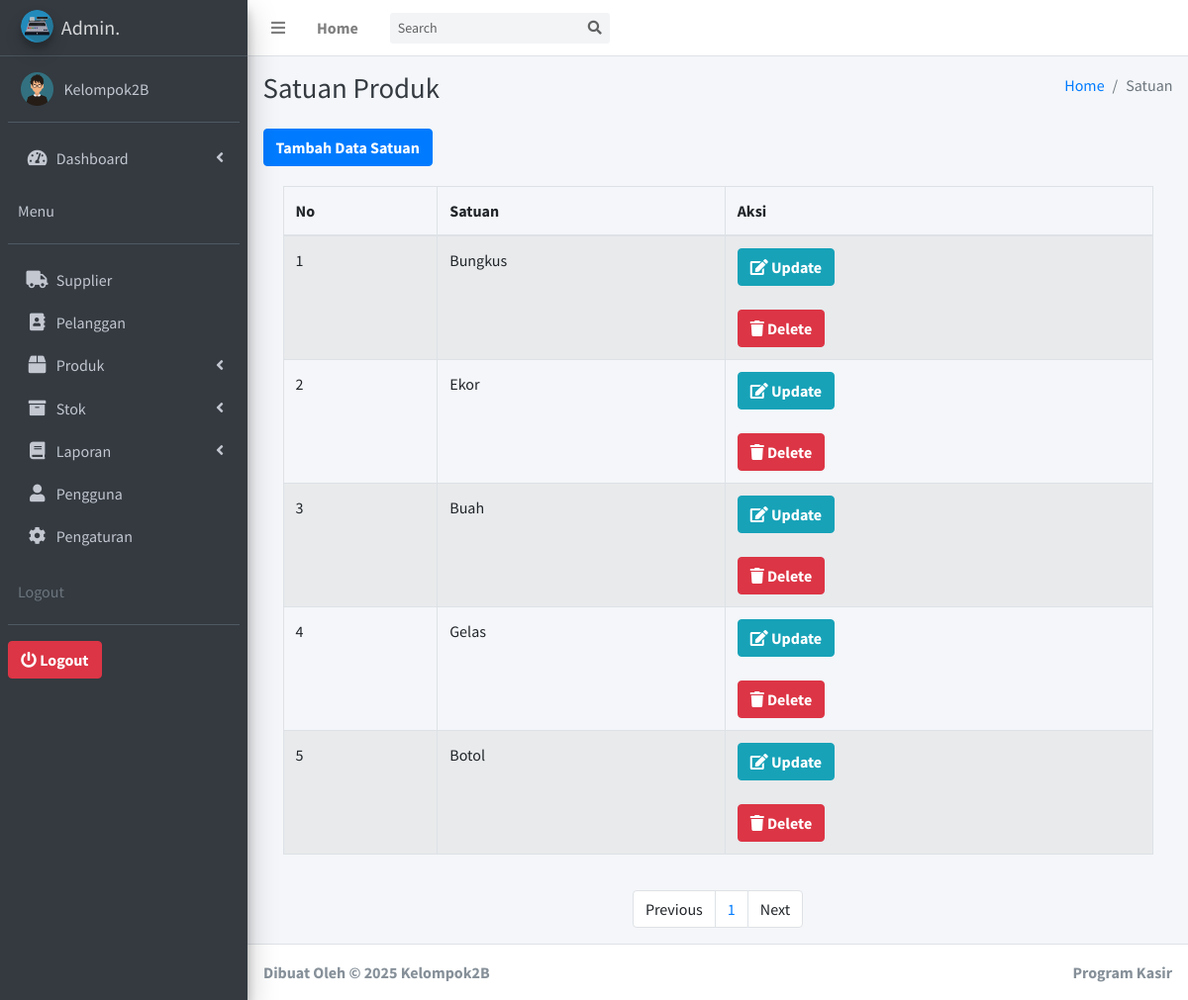
Screenshot of /ProgramKasir/admin/index.php?m=satuan&s=title (signed in) with the database file from the repository.
### tables this page shows
CREATE TABLE `pengguna` (
  `id` int(11) NOT NULL,
  `username` text NOT NULL,
  `password` text NOT NULL,
  `nama` text NOT NULL,
  `level` text NOT NULL,
  `foto` varchar(255) NOT NULL
);

CREATE TABLE `satuan` (
  `id` int(11) NOT NULL,
  `satuan` text NOT NULL
);

### ProgramKasir/admin/fungsi/fungsi.php (called while the page is built, shortened)
<?php
$koneksi = mysqli_connect('localhost', 'root', '', 'kelompok2b');
if (function_exists("summon_admin") === FALSE) {
	function summon_admin()
	{
		global $koneksi;
		$id = $_SESSION['idstart'];
		return mysqli_query($koneksi, "SELECT * FROM pengguna WHERE id ='$id'");
	}
}
if (function_exists("url") === FALSE) {
	function url()
	{
		return $url = "//localhost/Kelompok2B/ProgramKasir/vendors/";
	}
}

### ProgramKasir/admin/aplikasi/satuan/halaman.php (the view, shortened to what this page needs)
<?php
global $koneksi;
$batas = 5;
$halaman = isset($_GET['halaman']) ? (int)$_GET['halaman'] : 1;
$halaman_awal = ($halaman > 1) ? ($halaman * $batas) - $batas : 0;
if (isset($_POST['go'])) {
  $cari = $_POST['cari'];
  $data_satuan = mysqli_query($koneksi, "SELECT * FROM satuan WHERE satuan LIKE '%" . $cari . "%'");
} else {
  $data_satuan = mysqli_query($koneksi, "SELECT * FROM satuan LIMIT $halaman_awal, $batas");
}
foreach ($data_satuan as $pro) :
?>
  <tr>
    <td><?= $i++;  ?></td>
    <td><?= $pro['satuan']; ?></td>
    <td>
      <div data-toggle="modal" data-target="#edit-kat<?= $pro['id'] ?>">
        <button type="button" class="btn btn-info datapotensi" data-toggle="tooltip" title="Edit">
          <i class="fa fa-edit"></i> <b>Update</b>
        </button>
      </div>
      <br>
      <div data-toggle="modal" data-target="#hapus-kat<?= $pro['id'] ?>">
        <button type="button" class="btn btn-danger" data-toggle="tooltip" title="Hapus">
          <i class="fa fa-trash"></i> <b>Delete</b>
        </button>
      </div>
    </td>
  </tr>
<?php endforeach; ?>

### ProgramKasir/admin/layout/header.php (shortened to what this page needs)
<?php
require 'fungsi/fungsi.php';
?>
<?php
foreach (summon_admin() as $key) :
?>
  <!DOCTYPE html>
  <html>
  <head>
    <link rel="stylesheet" href="<?= url() ?>plugins/fontawesome-free/css/all.min.css">
    <link rel="stylesheet" href="https://code.ionicframework.com/ionicons/2.0.1/css/ionicons.min.css">
    <link rel="stylesheet" href="<?= url() ?>plugins/tempusdominus-bootstrap-4/css/tempusdominus-bootstrap-4.min.css">
    <link rel="stylesheet" href="<?= url() ?>plugins/icheck-bootstrap/icheck-bootstrap.min.css">
    <link rel="stylesheet" href="<?= url() ?>plugins/jqvmap/jqvmap.min.css">
    <link rel="stylesheet" href="<?= url() ?>dist/css/adminlte.min.css">
    <link rel="stylesheet" href="<?= url() ?>plugins/overlayScrollbars/css/OverlayScrollbars.min.css">
    <link rel="stylesheet" href="<?= url() ?>plugins/daterangepicker/daterangepicker.css">
    <link rel="stylesheet" href="<?= url() ?>plugins/summernote/summernote-bs4.css">
  </head>
  <body class="hold-transition sidebar-mini layout-fixed">
    <div class="wrapper">
      <nav class="main-header navbar navbar-expand navbar-white navbar-light">
        <ul class="navbar-nav">
          <li class="nav-item">
            <a class="nav-link" data-widget="pushmenu" href="#" role="button"><i class="fas fa-bars"></i></a>
          </li>
          <li class="nav-item d-none d-sm-inline-block">
            <a href="index.php" class="nav-link"><b>Home</b></a>
          </li>
        </ul>
        <form action="" method="POST" class="form-inline ml-3">
          <div class="input-group input-group-sm">
            <input class="form-control form-control-navbar" type="search" name="cari" placeholder="Search" aria-label="Search">
            <div class="input-group-append">
              <button class="btn btn-navbar" name="go" type="submit">
                <i class="fas fa-search"></i>
              </button>
            </div>
          </div>
        </form>
      </nav>
      <aside class="main-sidebar sidebar-dark-primary elevation-4">
        <a href="index.php" class="brand-link">
          <img src="<?= url() ?>img/logokasir.png" alt="AdminLTE Logo" class="brand-image img-circle elevation-3" style="opacity: .8">
          <span class="brand-text font-weight-light"><b>Admin.</b></span>
        </a>
        <div class="sidebar">
          <div class="user-panel mt-3 pb-3 mb-3 d-flex">
            <div class="image">
              <?php
              if ($key['foto'] != '') {
                echo '<img src="img/' . $key['foto'] . '" height="150">';
              } else {
                echo '<img src="img/user_logo.png" height="150">';
              }
              ?>
            </div>
            <div class="info">
              <a href="index.php?m=pengguna&s=detail" class="d-block"><?= $key['nama']; ?></a>
            </div>
          </div>
          <nav class="mt-2">
            <ul class="nav nav-pills nav-sidebar flex-column" data-widget="treeview" role="menu" data-accordion="false">
              <li class="nav-item has-treeview">
                <a href="index.php" class="nav-link">
                  <i class="nav-icon fas fa-tachometer-alt"></i>
                  <p>
                    Dashboard
                    <i class="right fas fa-angle-left"></i>
                  </p>
                </a>
                <div class="user-panel mt-3 pb-3 mb-3 d-flex">
                  <div class="info">
                    <a href="#" class="d-block">Menu</a>
                  </div>
                </div>
              </li>
              <li class="nav-item">
                <a href="index.php?m=supplier&s=title" class="nav-link">
                  <i class="nav-icon fas fa-truck"></i>
                  <p>Supplier</p>
                </a>
              </li>
              <li class="nav-item">
                <a href="index.php?m=pelanggan&s=title" class="nav-link">
                  <i class="nav-icon fas fa-address-book"></i>
                  <p>Pelanggan</p>
                </a>
              </li>
              <li class="nav-item has-treeview">
                <a href="#" class="nav-link">
                  <i class="nav-icon fas fa-box"></i>
                  <p>
                    Produk
                    <i class="fas fa-angle-left right"></i>
                  </p>
                </a>
              </li>
              <li class="nav-item has-treeview">
                <a href="#" class="nav-link">
                  <i class="nav-icon fa fa-archive"></i>
                  <p>
                    Stok
                    <i class="fas fa-angle-left right"></i>
                  </p>
                </a>
              </li>
              <li class="nav-item has-treeview">
                <a href="#" class="nav-link">
                  <i class="fas fa-book nav-icon"></i>
                  <p>
                    Laporan
                    <i class="fas fa-angle-left right"></i>
                  </p>
                </a>
              </li>
              <li class="nav-item">
                <a href="index.php?m=pengguna&s=title" class="nav-link">
                  <i class="fas fa-user nav-icon"></i>
                  <p>Pengguna</p>
                </a>
              </li>
              <li class="nav-item">
                <a href="index.php?m=pengguna&s=detail" class="nav-link">
                  <i class="fas fa-cog nav-icon"></i>
                  <p>Pengaturan</p>
                </a>
              </li>
              <div class="user-panel mt-3 pb-3 mb-3 d-flex">
                <div class="info">
                  <span class="d-block text-gray">Logout</span>
                </div>
              </div>
              <a href="logout.php"><button class="btn btn-danger"><i class="fa fa-power-off" aria-hidden="true"></i> <b>Logout</b></button></a>
              <br>
            </ul>
          </nav>
        </div>
      </aside>
    <?php
  endforeach;
    ?>

### rows the page displays
pengguna: foto (picture), nama "Kelompok2B"
satuan: satuan "Bungkus"
satuan: satuan "Ekor"
satuan: satuan "Buah"
satuan: satuan "Gelas"
satuan: satuan "Botol"
